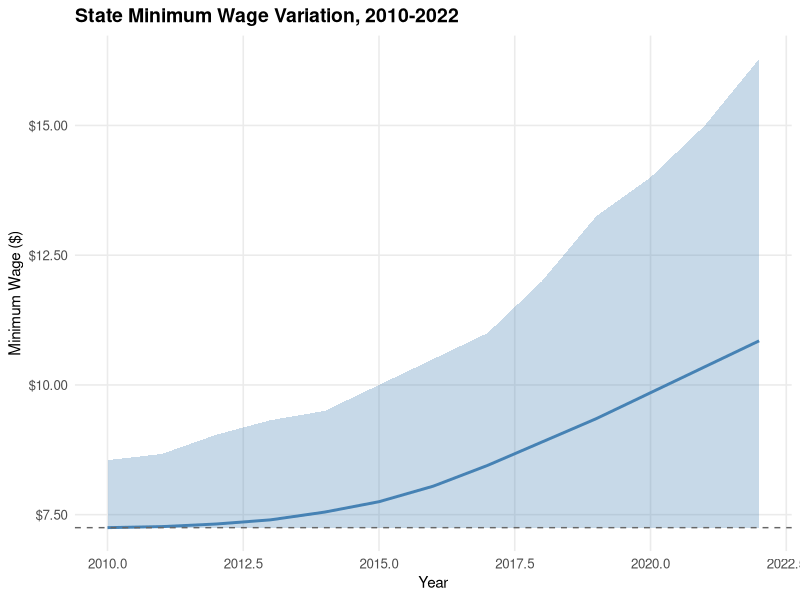
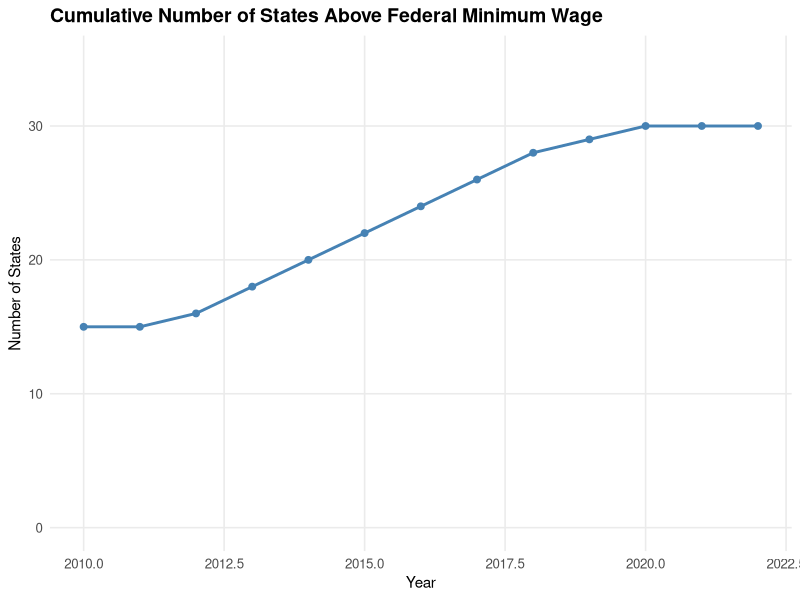
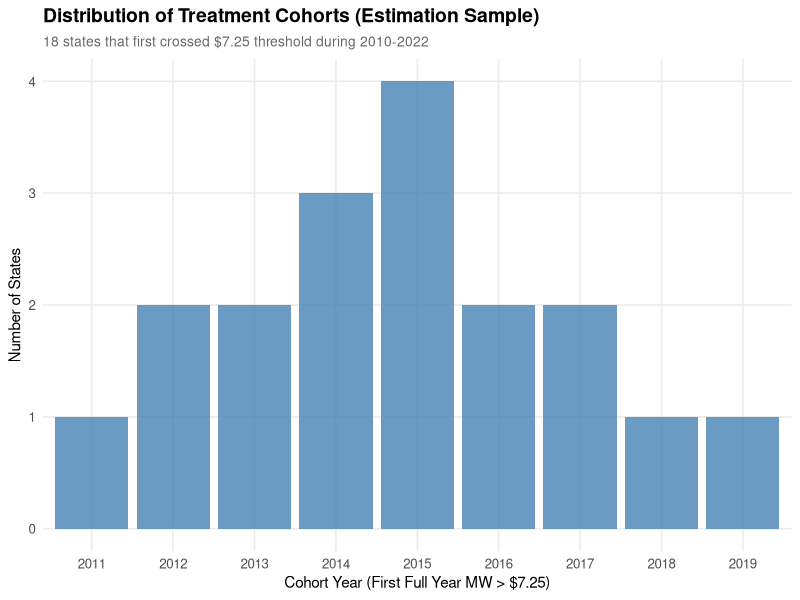

Recreate these plots in R, in order.
# Regenerate figures without problematic notes
library(ggplot2)
library(dplyr)

# APEP theme
theme_apep <- function() {
  theme_minimal(base_size = 12) +
    theme(
      plot.title = element_text(face = "bold", size = 14),
      plot.subtitle = element_text(size = 10, color = "grey40"),
      axis.title = element_text(size = 11),
      legend.position = "bottom",
      panel.grid.minor = element_blank()
    )
}

fig_dir <- "output/paper_102/figures"

# Figure 1: MW Variation Over Time
years <- 2010:2022
mw_data <- data.frame(
  year = years,
  fed_mw = 7.25,
  mean_mw = c(7.25, 7.27, 7.32, 7.40, 7.55, 7.75, 8.05, 8.45, 8.90, 9.35, 9.85, 10.35, 10.85),
  min_mw = rep(7.25, 13),
  max_mw = c(8.55, 8.67, 9.04, 9.32, 9.50, 10.00, 10.50, 11.00, 12.00, 13.25, 14.00, 15.00, 16.28)
)

fig1 <- ggplot(mw_data, aes(x = year)) +
  geom_ribbon(aes(ymin = min_mw, ymax = max_mw), fill = "steelblue", alpha = 0.3) +
  geom_line(aes(y = mean_mw), color = "steelblue", linewidth = 1) +
  geom_hline(yintercept = 7.25, linetype = "dashed", color = "grey40") +
  labs(
    title = "State Minimum Wage Variation, 2010-2022",
    x = "Year",
    y = "Minimum Wage ($)"
  ) +
  theme_apep() +
  scale_y_continuous(labels = scales::dollar)

ggsave(file.path(fig_dir, "fig1_mw_variation.pdf"), fig1, width = 9, height = 6)

# Figure 2: Cumulative States Above Federal MW
states_data <- data.frame(
  year = 2010:2022,
  n_above = c(15, 15, 16, 18, 20, 22, 24, 26, 28, 29, 30, 30, 30)
)

fig2 <- ggplot(states_data, aes(x = year, y = n_above)) +
  geom_line(color = "steelblue", linewidth = 1) +
  geom_point(color = "steelblue", size = 2) +
  labs(
    title = "Cumulative Number of States Above Federal Minimum Wage",
    x = "Year",
    y = "Number of States"
  ) +
  theme_apep() +
  ylim(0, 35)

ggsave(file.path(fig_dir, "fig2_states_above_fed.pdf"), fig2, width = 9, height = 6)

# Figure 3: Treatment Timing Distribution (estimation sample only)
cohort_data <- data.frame(
  cohort_year = c(2011, 2012, 2013, 2014, 2015, 2016, 2017, 2018, 2019),
  n_states = c(1, 2, 2, 3, 4, 2, 2, 1, 1)
)

fig3 <- ggplot(cohort_data, aes(x = as.factor(cohort_year), y = n_states)) +
  geom_col(fill = "steelblue", alpha = 0.8) +
  labs(
    title = "Distribution of Treatment Cohorts (Estimation Sample)",
    subtitle = "18 states that first crossed $7.25 threshold during 2010-2022",
    x = "Cohort Year (First Full Year MW > $7.25)",
    y = "Number of States"
  ) +
  theme_apep()

ggsave(file.path(fig_dir, "fig3_treatment_timing.pdf"), fig3, width = 9, height = 6)

message("Figures regenerated successfully")
